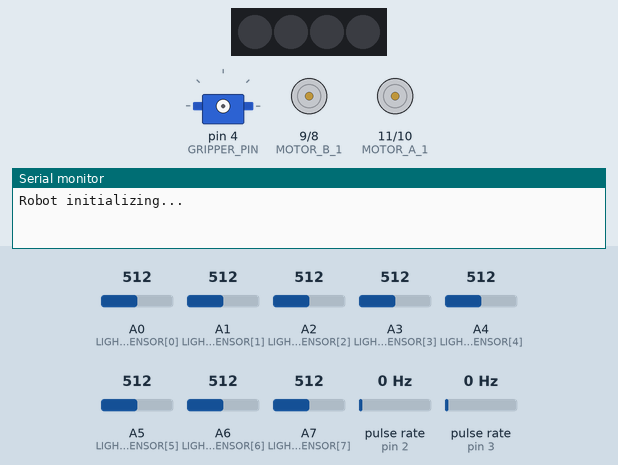
Simulated run of this sketch. Board: Arduino Nano, built with avr-gcc and run on an emulated ATmega328P. Shown: 4 RGB LEDs in strip order, left to right, servo, motor-driver pin pairs drawn as motors (green arrow = first pin HIGH = forward, orange = second pin HIGH = backward, longer = more drive), the last lines printed to the serial monitor. Wiring (inferred from the names in the program): 2 × pulse sensor: data pin 2 / data pin 3; servo: signal pin 4. The test bench sets the inputs (shaded band); at power-on: pulse rate (sensors on pin 2, pin 3) 0 Hz, A0 (LIGHT_SENSOR[0]) = 512, A1 (LIGHT_SENSOR[1]) = 512, A2 (LIGHT_SENSOR[2]) = 512, A3 (LIGHT_SENSOR[3]) = 512, A4 (LIGHT_SENSOR[4]) = 512, A5 (LIGHT_SENSOR[5]) = 512, A6 (LIGHT_SENSOR[6]) = 512, A7 (LIGHT_SENSOR[7]) = 512. Servo pulses on a pin are drawn as a servo (544–2400 µs = 0–180°).

Above: at 0.8 s.
0.9 s: pulse rate (sensor on pin 2) set to 10 Hz
At 2.8 s:
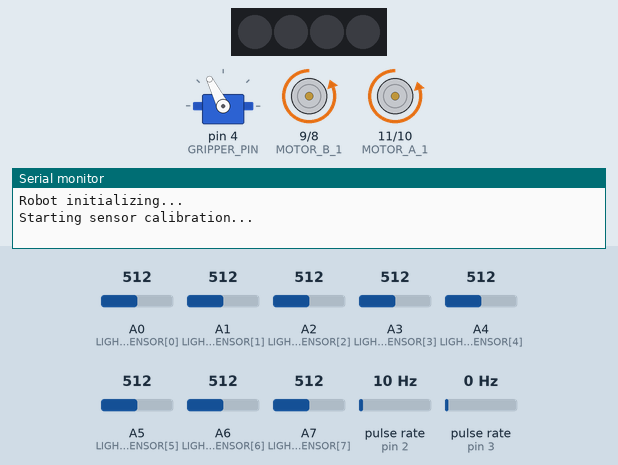
3.9 s: pulse rate (sensor on pin 2) set to 14 Hz
At 6.4 s:
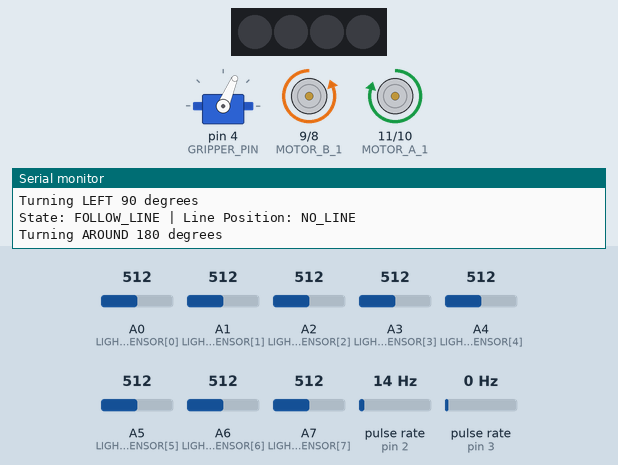
6.9 s: A0 (LIGHT_SENSOR[0]) set to 736
9.6 s: A0 (LIGHT_SENSOR[0]) set to 764
12.5 s: A1 (LIGHT_SENSOR[1]) set to 734
At 13.7 s:
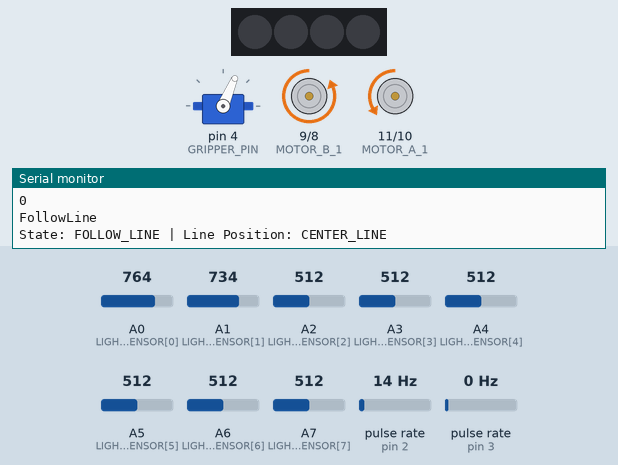
14.0 s: A1 (LIGHT_SENSOR[1]) set to 758
At 15.0 s:
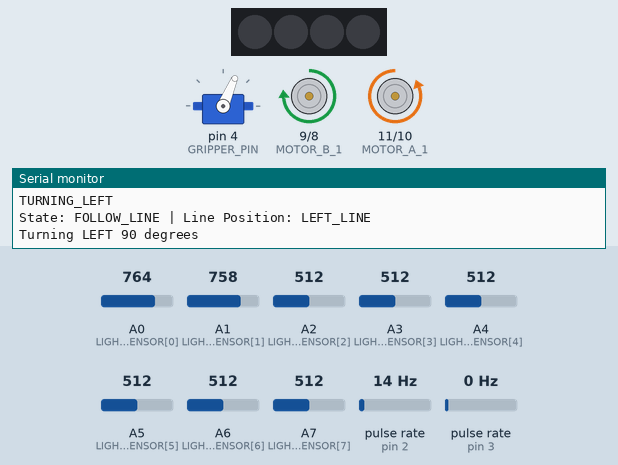
Timing chart, 0 to 18.0 s (numbered marks = the images above; inputs shaded):
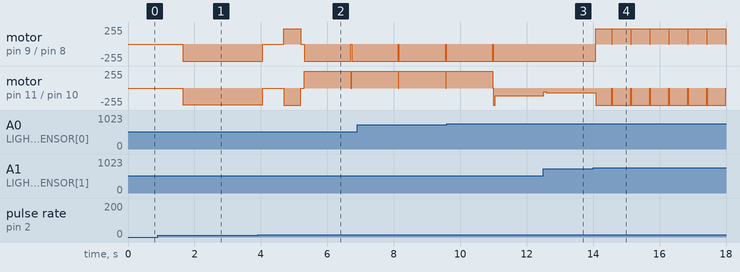

The sketch:

line_following_maze.ino
```cpp
#include <Arduino.h>
#include "include/Motors.h"
#include "include/LightSensors.h"
#include "include/UltrasonicSensor.h"
#include "include/NeoPixel.h"
#include "include/Gripper.h"

// Robot State Machine
enum RobotState { FOLLOW_LINE, TURNING, TURNING_LEFT, TURNING_RIGHT, TURNING_AROUND, CHECKING_FOR_PATH_AHEAD };
enum LinePosition { T_JUNCTION, LEFT_LINE, RIGHT_LINE, NO_LINE, CENTER_LINE };
RobotState robotState = FOLLOW_LINE;
LinePosition currentLinePosition = CENTER_LINE;

// External declarations for variables defined in other files
extern int sensorValues[];  // Declared in LightSensors.cpp

// Basic settings
int baseSpeed = 200;

// Conditions
bool coneInSquare = true;
bool conePickedUp = false;
bool gameStarted = false;
bool coneDroppedOff = false;
bool gameEnded = false;
bool motionComplete = true;
static bool pathChecked = false;
bool robotRunning = false;

// Function to determine the current line position type from sensor values
LinePosition determineCurrentLinePosition() {
    // Read sensors
    determineLinePosition();

    // Count active sensors on left, center, and right
    int leftActive = 0;
    int centerActive = 0;
    int rightActive = 0;

    // Left sensors (0-2)
    for (int i = 0; i <= 2; i++) {
        if (isBlack(i, sensorValues[i])) {
            leftActive++;
        }
    }

    // Center sensors (3-4)
    for (int i = 3; i <= 4; i++) {
        if (isBlack(i, sensorValues[i])) {
            centerActive++;
        }
    }

    // Right sensors (5-7)
    for (int i = 5; i <= 7; i++) {
        if (isBlack(i, sensorValues[i])) {
            rightActive++;
        }
    }

    // Determine line position based on active sensors
    if (!onLine) {
        return NO_LINE;
    } else if (leftActive >= 2 && centerActive >= 1 && rightActive >= 2) {
        return T_JUNCTION;
    } else if (leftActive >= 2 && centerActive == 0) {
        return LEFT_LINE;
    } else if (rightActive >= 2 && centerActive == 0) {
        return RIGHT_LINE;
    } else {
        return CENTER_LINE;
    }
}

// Function that handles the robot's state machine
void handleRobotState() {
    // Get current line position
    currentLinePosition = determineCurrentLinePosition();

    // Print current state and line position for debugging
    Serial.print("State: ");
    switch (robotState) {
        case FOLLOW_LINE: Serial.print("FOLLOW_LINE"); break;
        case TURNING: Serial.print("TURNING"); break;
        case TURNING_LEFT: Serial.print("TURNING_LEFT"); break;
        case TURNING_RIGHT: Serial.print("TURNING_RIGHT"); break;
        case TURNING_AROUND: Serial.print("TURNING_AROUND"); break;
        case CHECKING_FOR_PATH_AHEAD: Serial.print("CHECKING_FOR_PATH_AHEAD"); break;
    }

    Serial.print(" | Line Position: ");
    switch (currentLinePosition) {
        case T_JUNCTION: Serial.println("T_JUNCTION"); break;
        case LEFT_LINE: Serial.println("LEFT_LINE"); break;
        case RIGHT_LINE: Serial.println("RIGHT_LINE"); break;
        case NO_LINE: Serial.println("NO_LINE"); break;
        case CENTER_LINE: Serial.println("CENTER_LINE"); break;
    }

    // Implement the logic as provided
    if (currentLinePosition != CENTER_LINE) {
        if (currentLinePosition == T_JUNCTION) {
            turnLeft90();
            Serial.println(robotState);
            Serial.println("TURNING_LEFT2");
        } else if (currentLinePosition == LEFT_LINE) {
            turnLeft90();
            Serial.println(robotState);
            Serial.println("TURNING_LEFT");
        } else if (currentLinePosition == NO_LINE) {
            turnAround();
            Serial.println(robotState);
            Serial.println("TURNING_AROUND");
        } else if (currentLinePosition == RIGHT_LINE) {
            currentLinePosition = CENTER_LINE;
            robotState = FOLLOW_LINE;
            //turnRight90();
            moveForwardPID(baseSpeed, baseSpeed, false, true);
            Serial.println(robotState);
            Serial.println("TURNING_RIGHT");
        }
    }

    if (currentLinePosition == CENTER_LINE) {
        moveForwardPID(baseSpeed, baseSpeed, false, true);
        Serial.println(robotState);
        Serial.println("FollowLine");
    }
}

void setup() {
    // Initialize Serial
    Serial.begin(9600);

    // Setup hardware
    setupMotors();
    setupLightSensors();
    setupUltrasonicSensor();
    setupNeoPixel();
    setupGripper();

    Serial.println("Robot initializing...");
    delay(1000);

    gameStarted = true;

    if (!sensorsCalibrated && coneInSquare && !conePickedUp && gameStarted) {
        // Start with open grippers
        openGripper();
        delay(100);

        // Calibrate sensors
        calibrateSensors();
        sensorsCalibrated = true;

        // Pick up cone
        Serial.println("Picking up cone");
        closeGripper();
        conePickedUp = true;
        coneInSquare = false;
        delay(100);

        Serial.println("Initial turn to start maze navigation");
        turnLeft90();
        delay(100);
    }
}

void loop() {
    if (gameStarted && !gameEnded) {
        // Use state machine instead of direct followLine call
        handleRobotState();

        // Slow down the loop slightly for stability
        delay(10);
    }
}
```

Gripper.h
```cpp
#ifndef GRIPPER_H
#define GRIPPER_H

#define GRIPPER_PIN           4         // Servo pin for the gripper
#define GRIPPER_OPEN          1750      // 1750 μs rotation
#define GRIPPER_CLOSED        1220      // 1220 μs rotation
#define SERVO_INTERVAL        20        // Time between servo pulses (ms)

void setupGripper();
void openGripper();
void closeGripper();
void gripper(int pulse);

#endif 
```

LightSensors.h
```cpp
#ifndef LIGHT_SENSORS_H
#define LIGHT_SENSORS_H

// Constants for sensor indices
#define LEFT_CENTER_SENSOR  3    // Middle-left sensor
#define RIGHT_CENTER_SENSOR 4    // Middle-right sensor

// Function declarations
void setupLightSensors();
void readSensors();
void printLightSensorValues();
bool isBlack(int sensorIndex, int reading);
void updateCalibration();
void finalizeCalibration();
void calibrateSensors();
void determineLinePosition();
int getLineError();
void getSensorCombinations();

// Variables accessible to other files
extern int linePosition;
extern bool onLine;
extern int dynamicThreshold;
extern bool sensorsCalibrated;
extern int sensorThreshold[];

#endif 
```

Motors.h
```cpp
#ifndef MOTORS_H
#define MOTORS_H

// Motor Pins
#define MOTOR_A_1 11  // Right Backward
#define MOTOR_A_2 10  // Right Forward
#define MOTOR_B_1 9   // Left Backward
#define MOTOR_B_2 8   // Left Forward

#define MOTOR_DEVIATION       70        // Correction for motor speed imbalance
#define MOTOR_SPEED           180       // Motor forward and backward speed
#define TURN_SPEED            230       // Motor turn speed

#define ENCODER_R1            2         // Left Wheel Sensor
#define ENCODER_R2            3         // Right Wheel Sensor

// Wheel & Encoder Properties
const float WHEEL_DIAMETER = 0.065;     // 65mm = 0.065m
const int PPR = 20;                     // Pulses per revolution
const float WHEEL_CIRCUMFERENCE = WHEEL_DIAMETER * 3.14159;

// Movement Variables
const int P_MOVE = (0.50 / WHEEL_CIRCUMFERENCE) * PPR;  // Pulses for 0.5m
const int P_TURN_90 = PPR / 2.4;         // Pulses for 90-degree turn
const int P_TURN_180 = PPR;            // Pulses for 180-degree turn
const int P_MOVE_30CM = 30;            // Pulses for 30cm movement
const int P_MOVE_40CM = 40;            // Pulses for 40cm movement
const int P_MOVE_10CM = 10;            // Pulses for 10cm movement
const int P_MOVE_25CM = 25;            // Pulses for 25cm movement

// External variables
extern volatile int pulseCountR1;
extern volatile int pulseCountR2;
// PID control variables
extern float Kp;
extern float Ki;
extern float Kd;
extern int error;
extern int lastError;
extern int integral;
extern int derivative;
extern int correction;

// Function declarations
void setupMotors();
void moveForward();
void moveBackward();
void turnLeft90();
void turnRight90();
void turnAround();
void stopMotors();
void moveForward30cm();
void moveForward40cm();
void moveBackward10cm();
void moveForward25cm();
void executeStartSequence();
void followLine();
void moveForwardPID(int leftSpeed, int rightSpeed, bool withOutLine, bool lineTracking);
int getLinePosition();

#endif 
```

NeoPixel.h
```cpp
#ifndef NEOPIXEL_H
#define NEOPIXEL_H

#include <Adafruit_NeoPixel.h>

#define NEOPIXEL_PIN          5         // NeoPixel LED control pin
#define NUMPIXELS             4         // Number of NeoPixel LEDs

void setupNeoPixel();
void setPixelColor(uint8_t pixel, uint8_t r, uint8_t g, uint8_t b);
void showPixels();
void clearPixels();

#endif 
```

UltrasonicSensor.h
```cpp
#ifndef ULTRASONIC_SENSOR_H
#define ULTRASONIC_SENSOR_H

#define TRIG_PIN              12        // Ultrasonic sensor trigger pin
#define ECHO_PIN              13        // Ultrasonic sensor echo pin

void setupUltrasonicSensor();
float getDistance();
void updateDistance();

#endif 
```

Gripper.cpp
```cpp
#include <Arduino.h>
#include "../include/Gripper.h"

static unsigned long timer = 0;
static int lastPulse = GRIPPER_OPEN;

void setupGripper() {
    pinMode(GRIPPER_PIN, OUTPUT);
    digitalWrite(GRIPPER_PIN, LOW);
}

void gripper(int pulse) {
    static unsigned long timer = 0;
    static int lastPulse;
    unsigned long currentTime = millis();

    if (pulse > 0) {
        lastPulse = pulse;
    } else {
        pulse = lastPulse;
    }

    if (currentTime >= timer) {
        digitalWrite(GRIPPER_PIN, HIGH);
        delayMicroseconds(pulse);
        digitalWrite(GRIPPER_PIN, LOW);
        timer = currentTime + SERVO_INTERVAL;
    }
}

void openGripper() {
    // Send multiple pulses to ensure the servo reaches the position
    for(int i = 0; i < 25; i++) {
        gripper(GRIPPER_OPEN);
        delay(20);
    }
}

void closeGripper() {
    // Send multiple pulses to ensure the servo reaches the position
    for(int i = 0; i < 25; i++) {
        gripper(GRIPPER_CLOSED);
        delay(20);
    }
} 
```

LightSensors.cpp
```cpp
#include <Arduino.h>
#include "../include/LightSensors.h"
#include "../include/Motors.h"

#define NUM_SENSORS 8  // Number of sensors

// Light sensor pins
const int LIGHT_SENSOR[NUM_SENSORS] = {A0, A1, A2, A3, A4, A5, A6, A7};

int sensorValues[NUM_SENSORS];  // Array to store sensor readings
int sensorMin[NUM_SENSORS];     // Minimum values for calibration
int sensorMax[NUM_SENSORS];     // Maximum values for calibration
int sensorThreshold[NUM_SENSORS]; // Individual thresholds for each sensor
int linePosition = 3500;         // Default position (center)
bool onLine = false;             // Flag to indicate if line is detected
bool sensorsCalibrated = false;  // Track if calibration is complete

// Global threshold value for backward compatibility
int dynamicThreshold = 750; // Start with default value

void setupLightSensors() {
    // Initialize analog pins as inputs
    for (int i = 0; i < NUM_SENSORS; i++) {
        pinMode(LIGHT_SENSOR[i], INPUT);
        // Initialize min/max values
        sensorMin[i] = 1023;  // Set min to max ADC value
        sensorMax[i] = 0;     // Set max to min ADC value
    }
}

void readSensors() {
    // Read all sensors
    for (int i = 0; i < NUM_SENSORS; i++) {
        sensorValues[i] = analogRead(LIGHT_SENSOR[i]);
    }
}

// Call this function repeatedly while the robot is moving
// to calibrate the sensors
void updateCalibration() {
    // Read current sensor values
    readSensors();

    // Update min/max values for each sensor
    for (int i = 0; i < NUM_SENSORS; i++) {
        if (sensorValues[i] < sensorMin[i]) {
            sensorMin[i] = sensorValues[i];
        }
        if (sensorValues[i] > sensorMax[i]) {
            sensorMax[i] = sensorValues[i];
        }
    }
}

// Function to finalize calibration - call when robot has traversed
// both line and non-line surfaces
void finalizeCalibration() {
    // Calculate threshold values for each sensor
    for (int i = 0; i < NUM_SENSORS; i++) {
        // Check if we have valid min/max values with sufficient difference
        if (sensorMax[i] - sensorMin[i] > 50) {
            sensorThreshold[i] = (sensorMin[i] + sensorMax[i]) / 2;
        } else {
            // Fall back to a reasonable default
            sensorThreshold[i] = 750;
        }
    }

    // Calculate an average threshold for backward compatibility
    int total = 0;
    for (int i = 0; i < NUM_SENSORS; i++) {
        total += sensorThreshold[i];
    }
    dynamicThreshold = total / NUM_SENSORS;

    sensorsCalibrated = true;
    Serial.println("Sensor calibration complete!");
}

// Main calibration function to be called in executeStartSequence
void calibrateSensors() {
    // Reset calibration variables
    sensorsCalibrated = false;
    for (int i = 0; i < NUM_SENSORS; i++) {
        sensorMin[i] = 1023;
        sensorMax[i] = 0;
    }

    Serial.println("Starting sensor calibration...");

    // Reset encoder counts
    pulseCountR1 = 0;
    pulseCountR2 = 0;

    // Define calibration distance (adjust as needed)
    int calibrationDistance = 25; // About 20cm

    // Move forward while collecting calibration data
    while (pulseCountR1 < calibrationDistance && pulseCountR2 < calibrationDistance) {
        // Drive motors
        analogWrite(MOTOR_A_2, MOTOR_SPEED + MOTOR_DEVIATION); // Right Forward
        analogWrite(MOTOR_A_1, 0);
        analogWrite(MOTOR_B_2, MOTOR_SPEED); // Left Forward
        analogWrite(MOTOR_B_1, 0);

        // Update calibration with current readings
        updateCalibration();

        // Small delay to avoid overwhelming readings
        delay(10);
    }

    // Stop motors
    analogWrite(MOTOR_A_1, 0);
    analogWrite(MOTOR_A_2, 0);
    analogWrite(MOTOR_B_1, 0);
    analogWrite(MOTOR_B_2, 0);

    // Finalize calibration
    finalizeCalibration();
}

// Function to check if a specific reading is above its sensor's threshold
bool isBlack(int sensorIndex, int reading) {
    return reading > sensorThreshold[sensorIndex];
}

void printLightSensorValues() {
    // This is a debug function, so completely remove printing
    // Only read sensors to keep function signature intact
    readSensors();
}

void determineLinePosition() {
    readSensors();

    // Variables for weighted average calculation
    float weightedSum = 0;
    int sum = 0;

    // Remove debug printing

    for (int i = 0; i < NUM_SENSORS; i++) {
        // Check if sensor detects line using individual thresholds
        if (isBlack(i, sensorValues[i])) {
            weightedSum += i * 1000;  // Multiply by position (0-7000)
            sum += 1;
        }
    }

    // Calculate line position if at least one sensor detects the line
    if (sum > 0) {
        linePosition = weightedSum / sum;
        onLine = true;

        // Remove position printing
    } else {
        onLine = false;
        // Remove no line printing
    }
}

// Function to calculate error for PID control
int getLineError() {
    determineLinePosition();

    // If no line detected, return last known position's error
    if (!onLine) {
        // Return a large error if no line, based on last known position
        if (linePosition < 3500) {
            return -2000;  // Line was last seen on the left, hard turn left
        } else {
            return 2000;   // Line was last seen on the right, hard turn right
        }
    }

    // Calculate error from center (3500)
    return linePosition - 3500;
}

void getSensorCombinations() {
    readSensors();

    // Remove all debug printing
    // Just perform the calculations but don't print anything

    // Calculate line position
    determineLinePosition();

    // Calculate error (but don't print)
    int error = getLineError();
}
```

NeoPixel.cpp
```cpp
#include "../include/NeoPixel.h"

Adafruit_NeoPixel pixels(NUMPIXELS, NEOPIXEL_PIN, NEO_GRB + NEO_KHZ800);

void setupNeoPixel() {
    pixels.begin();
}

void setPixelColor(uint8_t pixel, uint8_t r, uint8_t g, uint8_t b) {
    pixels.setPixelColor(pixel, pixels.Color(r, g, b));
}

void showPixels() {
    pixels.show();
}

void clearPixels() {
    pixels.clear();
    pixels.show();
} 
```

UltrasonicSensor.cpp
```cpp
#include <Arduino.h>
#include "../include/UltrasonicSensor.h"

unsigned long distanceMillis = 0;
float duration = 0;
float currentDistance = 0;

void setupUltrasonicSensor() {
    pinMode(TRIG_PIN, OUTPUT);
    pinMode(ECHO_PIN, INPUT);
}

void updateDistance() {
    // Clear the trigger pin
    digitalWrite(TRIG_PIN, LOW);
    delayMicroseconds(2);

    // Set the trigger pin HIGH for 10 microseconds
    digitalWrite(TRIG_PIN, HIGH);
    delayMicroseconds(10);
    digitalWrite(TRIG_PIN, LOW);

    // Read the echo pin, return the sound wave travel time in microseconds
    duration = pulseIn(ECHO_PIN, HIGH);

    // Calculate the distance
    currentDistance = duration * 0.034 / 2; // Speed of sound wave divided by 2 (go and back)
}

float getDistance() {
    return currentDistance;
} 
```

Source omitted: Motors.cpp (6988 bytes)

Measured:
- the behaviour switches between 11 and 12 Hz on pulse rate (sensor on pin 2) (found by bisection; images 1 and 2)
- the behaviour switches between 750 and 751 on A1 (LIGHT_SENSOR[1]) (found by bisection; images 3 and 4)
- after the input at 12.5 s, motor on pin 11 (MOTOR_A_1) / pin 10 (MOTOR_A_2): backward 119/255 → backward 58/255 at once, → backward 74/255 0.07 s later
- after the input at 14.0 s, motor on pin 9 (MOTOR_B_1) / pin 8 (MOTOR_B_2): alternates forward 230/255 for 0.55 s and stopped for 0.03 s, starting after 0.07 s; motor on pin 11 (MOTOR_A_1) / pin 10 (MOTOR_A_2): alternates backward 255/255 for 0.55 s and stopped for 0.03 s, starting after 0.07 s
